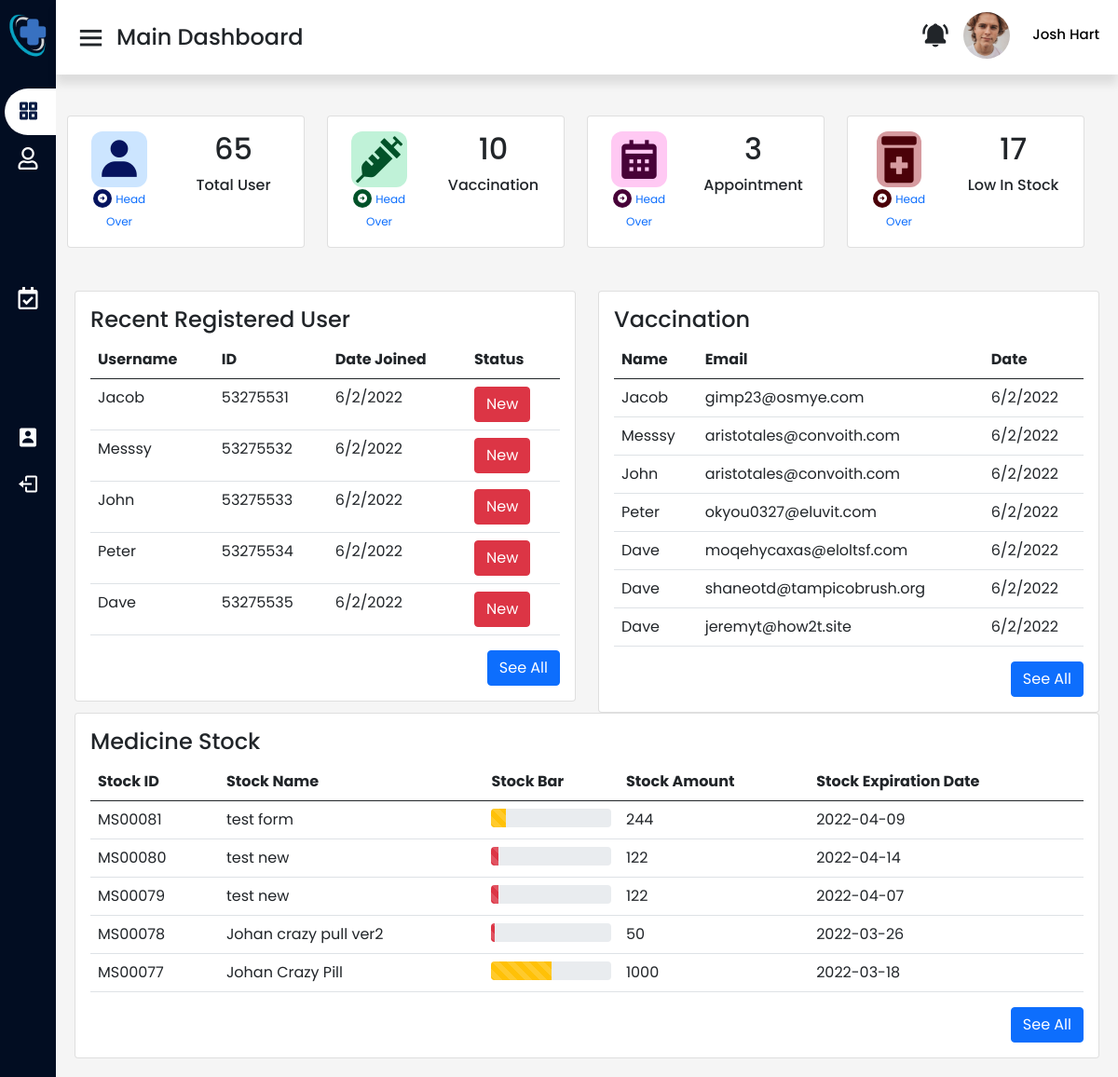
/staffdashboard.php (signed in), run on an earlier commit of the app's database.
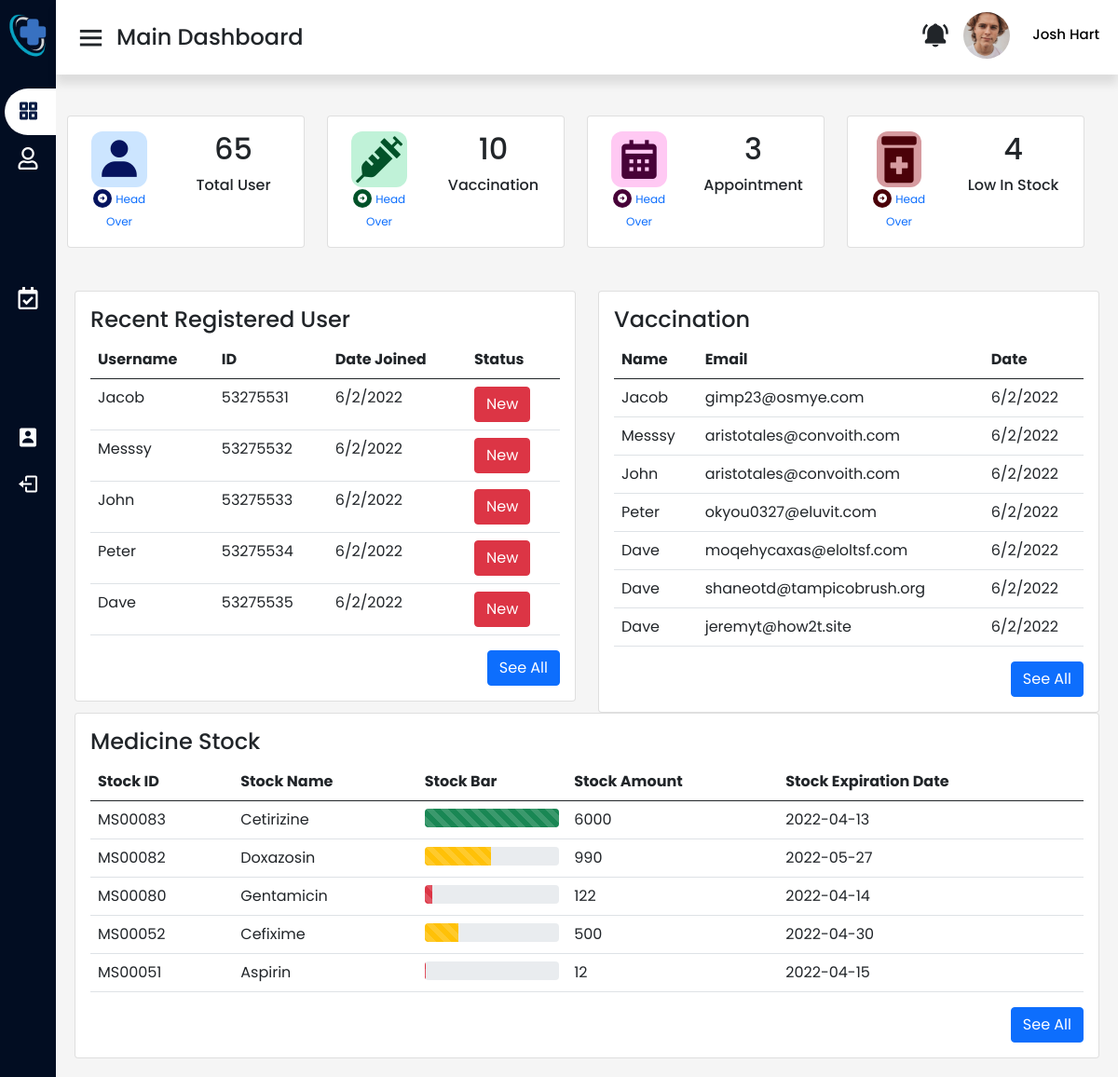
And on a later commit of the database.
### tables this page shows
CREATE TABLE `medstock` (
  `prefix` varchar(2) NOT NULL DEFAULT 'MS',
  `stockID` int(5) UNSIGNED ZEROFILL NOT NULL,
  `stockName` varchar(100) NOT NULL,
  `stockQty` int(11) NOT NULL,
  `stockExpDate` date NOT NULL
);

### staffdashboard.php (the view, shortened to what the changed rows need)
<?php
include 'connection.php'; ?>
<!DOCTYPE html>
<head>
  <?php include('asset/includes/cssCDN.php'); ?>
  <link rel="stylesheet" href="asset/css/staffstyle.css">
  <link rel="stylesheet" href="asset/css/navbar.css">
</head>
<body>
  <section class="home-section">
    <div class="home-content">
      <div class="overview-boxes">
        <div class="container-fluid">
          <div class="row">
            <div class="row">
              <div class="col-xl-3 col-sm-6 m-t35">
                <div class="card card-coin">
                  <div class="card-body text-center">
                    <div class="row">
                      <div class="col-xl-7 col-sm-7">
                        <h2 class="text-black mb-2 font-w600">65</h2>
                      </div>
                    </div>
                  </div>
                </div>
              </div>
              <div class="col-xl-3 col-sm-6 m-t35">
                <div class="card card-coin">
                  <div class="card-body text-center">
                    <div class="row">
                      <div class="col-xl-7 col-sm-7">
                        <h2 class="text-black mb-2 font-w600">10</h2>
                      </div>
                    </div>
                  </div>
                </div>
              </div>
              <div class="col-xl-3 col-sm-6 m-t35">
                <div class="card card-coin">
                  <div class="card-body text-center">
                    <div class="row">
                      <div class="col-xl-7 col-sm-7">
                        <h2 class="text-black mb-2 font-w600">3</h2>
                      </div>
                    </div>
                  </div>
                </div>
              </div>
              <div class="col-xl-3 col-sm-6 m-t35">
                <div class="card card-coin">
                  <div class="card-body text-center">
                    <div class="row">
                      <div class="col-xl-7 col-sm-7">
                        <?php
                        $count = "SELECT * FROM `medstock` WHERE `stockQty`<=200";
                        if ($result = mysqli_query($data, $count)) {
                          $rowCount = mysqli_num_rows($result);
                        ?>
                          <h2 class="text-black mb-2 font-w600">
                            <?php echo $rowCount ?></h2>
                          <p class="mb-0 fs-13 box-topic">
                            Low In Stock
                          </p>
                        <?php  }
                        ?>
                      </div>
                    </div>
                  </div>
                </div>
              </div>
            </div>
          </div>
        </div>
      </div>
      <div class="list-boxes">
        <div class="main-panel">
          <div class="content-wrapper">
            <div class="row ">
              <div class="col-lg-6 grid-margin stretch-card">
                <div class="card">
                  <div class="card-body">
                    <div class="table-responsive">
                      <table class="table table-hover table-condensed">
                        <thead>
                          <tr>
                            <th>Username</th>
                            <th>ID</th>
                            <th>Date Joined</th>
                            <th>Status</th>
                          </tr>
                        </thead>
                      </table>
                    </div>
                  </div>
                </div>
              </div>
              <div class="col-lg-6 grid-margin stretch-card">
                <div class="card">
                  <div class="card-body">
                    <div class="table-responsive">
                      <table class="table table-hover table-condensed">
                        <thead>
                          <tr>
                            <th>Name</th>
                            <th>Email</th>
                            <th>Date</th>
                          </tr>
                        </thead>
                      </table>
                    </div>
                  </div>
                </div>
              </div>
              <div class="col-lg-12 grid-margin stretch-card">
                <div class="card">
                  <div class="card-body">
                    <div class="table-responsive">
                      <?php
                      $viewSql = "SELECT * FROM `medstock` ORDER BY `stockID` DESC LIMIT 5";
                      $result = mysqli_query($data, $viewSql);
                      ?>
                      <table class="table table-hover table-condensed">
                        <thead>
                          <tr>
                            <th> Stock ID </th>
                            <th> Stock Name </th>
                            <th> Stock Bar </th>
                            <th> Stock Amount </th>
                            <th>Stock Expiration Date</th>
                          </tr>
                        </thead>
                        <tbody>
                          <?php
                          if ($result) {
                            while ($row = mysqli_fetch_assoc($result)) {
                              $prefix = $row['prefix'];
                              $id = $row['stockID'];
                              $name = $row['stockName'];
                              $qty = $row['stockQty'];
                              $expDate = $row['stockExpDate'];
                              $per = ($qty / 2000) * 100;
                              if ($per <= 10) {
                                $color = "bg-danger";
                              } else if ($per > 10 && $per <= 60) {
                                $color = "bg-warning";
                              } else if ($per > 75) {
                                $color = "bg-success";
                              }
                          ?>
                              <tr>
                                <td><?php echo $prefix . "" . $id; ?></td>
                                <td><?php echo $name; ?></td>
                                <td>
                                  <div class="progress" style="height: 20px;">
                                    <div class="progress-bar progress-bar-striped <?php echo $color; ?>" role="progressbar" style="width: <?php echo $per; ?>%" aria-valuenow="<?php echo $per; ?>" aria-valuemin="0" aria-valuemax="100"></div>
                                  </div>
                                </td>
                                <td><?php echo $qty; ?></td>
                                <td><?php echo $expDate; ?></td>
                              </tr>
                          <?php  }
                          }
                          ?>
                        </tbody>
                      </table>
                    </div>
                  </div>
                </div>
              </div>
            </div>
          </div>
        </div>
      </div>
  </section>
</body>
</html>

What changed in the data, as far as the page shows it:
removed medstock: prefix "MS", stockID "00081", stockName "test form", stockQty "244", stockExpDate "2022-04-09"
removed medstock: prefix "MS", stockID "00079", stockName "test new", stockQty "122", stockExpDate "2022-04-07"
removed medstock: prefix "MS", stockID "00078", stockName "Johan crazy pull ver2", stockQty "50", stockExpDate "2022-03-26"
removed medstock: prefix "MS", stockID "00077", stockName "Johan Crazy Pill", stockQty "1000", stockExpDate "2022-03-18"
added medstock: prefix "MS", stockID "00083", stockName "Cetirizine", stockQty "6000", stockExpDate "2022-04-13"
added medstock: prefix "MS", stockID "00082", stockName "Doxazosin", stockQty "990", stockExpDate "2022-05-27"
changed medstock "00080": stockName "test new" → "Gentamicin"
now on this page (row edited): medstock: prefix "MS", stockID "00052", stockName "Cefixime", stockQty "500", stockExpDate "2022-04-30"
now on this page (row edited): medstock: prefix "MS", stockID "00051", stockName "Aspirin", stockQty "12", stockExpDate "2022-04-15"
Also different on the page:
$rowCount: "17" → "4"
